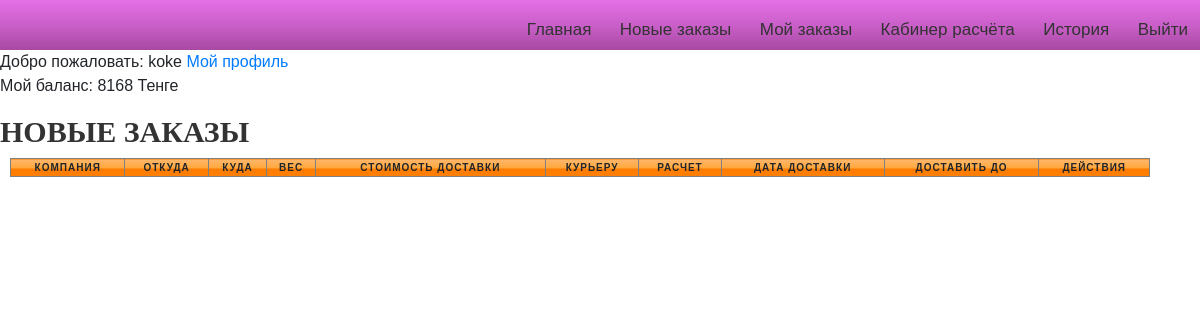
Before: /curiers/private_сurier2/ (signed in) with the older database file.
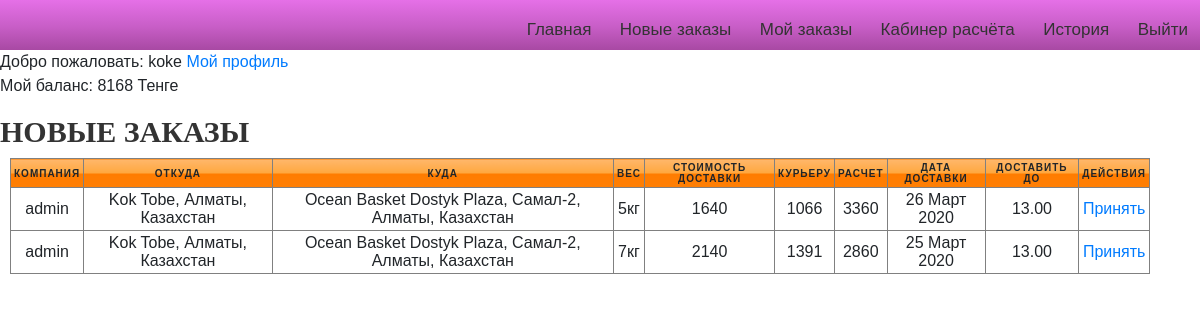
After: the same page with the newer database file.
### curier/models.py (models this page shows)
class Curier(models.Model):
	user = models.OneToOneField(settings.AUTH_USER_MODEL, on_delete=models.CASCADE,related_name="mycurier")
	first_name = models.CharField(max_length=255,default="")
	last_name = models.CharField(max_length=255, default="")
	photo =models.ImageField(upload_to='curiers/%y/%m/%d', blank=True)
	experience=models.IntegerField(blank=True, null=True)
	phone = models.IntegerField(null=False, blank=False)
	is_available=models.BooleanField(default=False)
	balance = models.DecimalField(decimal_places=0,max_digits=1000,default=0)

### Lallog/models.py (models this page shows)
class TestOrder(models.Model):
	client=models.ForeignKey(settings.AUTH_USER_MODEL,on_delete=models.CASCADE)
	marshrut=models.CharField(max_length=200)
	ves=models.DecimalField(decimal_places=0,max_digits=1000,default=10)
	from_address=models.CharField(max_length=200)
	from_phone=models.CharField(max_length=200)
	from_comment=models.CharField(max_length=200)
	to=models.CharField(max_length=200)
	to_phone=models.CharField(max_length=200)
	to_date=models.CharField(max_length=200,default="")
	to_date_until=models.CharField(max_length=200)
	to_comment=models.CharField(max_length=200)
	distance=models.DecimalField(decimal_places=0,max_digits=1000,default=10)
	itog=models.DecimalField(decimal_places=0,max_digits=1000,default=10)
	curier = models.ForeignKey(Curier,on_delete=models.CASCADE,default=None,related_name="choiced_curier",blank=True,null=True)
	nal=models.DecimalField(decimal_places=0,max_digits=1000,default=0)
	raschet=models.DecimalField(decimal_places=0,max_digits=1000,default=0)
	status = models.CharField(max_length=200,default="Ожидание")
	curier_money = models.DecimalField(decimal_places=0,max_digits=1000,default=0)
	success = models.BooleanField(default=True)
	created_date = models.DateTimeField(default=timezone.now)
	__original_curier = None
	def __init__(self,*args,**kwargs):
		print("Object was created")
		super(TestOrder,self).__init__(*args,**kwargs)
		self.__origin_curier = self.curier

### curier/views.py (called while the page is built)
def private_сurier2(request):
	curier = request.user.mycurier
	today  = timezone.now()
	all_empty_orders = TestOrder.objects.all().filter(curier=None).order_by("-created_date")
	cxt={
	    'empty_orders':all_empty_orders
	}
	return render(request,"curiers/Moi_zakazy.html",context=cxt)

### curier/templates/curiers/Moi_zakazy.html (shortened to what this page needs)
 {%extends 'curiers/base_curier.html' %} {%load static%} {%block title%} Личный кабиент Курьера 2{%endblock%} {%block content%}
<a href="{% url 'edit'%}">Мой профиль</a>
<p>Мой баланс: {{request.user.mycurier.balance}} Тенге</p>
<h2>Новые заказы</h2>
<table border="1" id="table_empty">
    <thead>
        <tr >
            <th>Компания</th>
            <th>Откуда</th>
            <th>Куда</th>
            <th>Вес</th>
            <th>Стоимость доставки</th>
            <th>Курьеру</th>
             <th>Расчет</th>
            <th>Дата доставки</th>
            <th>Доставить до</th>
            <th>Действия</th>
        </tr>
    </thead>
    {%for i in empty_orders%}
    <tr>
        <td data-label="Компания">{{i.client}}</td>
        <td data-label="Откуда">{{i.from_address}}</td>
        <td data-label="Куда">{{i.to}}</td>
        <td data-label="Вес">{{i.ves}}кг</td>
        <td data-label="Доставка">{{i.itog}}</td>
        <td data-label="Курьеру">{{i.curier_money}}</td>
        <td data-label="Расчет">{{i.raschet}}</td>
        <td data-label="Дата">{{i.to_date}}</td>
        <td data-label="Ограничения">{{i.to_date_until}}</td>
        <td data-label="Действия" class="lol">
            <a href="{% url 'curier_select' id=i.pk %}">Принять</a>
        </td>
    </tr>
    {%endfor%}
</table>
{%endblock content%}

### curier/templates/curiers/base_curier.html (shortened to what this page needs)
{% load static %}
<html lang="en">
<head>
    <link rel="stylesheet" href="https://use.fontawesome.com/releases/v5.8.2/css/all.css">
    <link rel="stylesheet" href="https://stackpath.bootstrapcdn.com/bootstrap/4.3.1/css/bootstrap.min.css">
    <link href="{% static 'css/style.css' %}" rel="stylesheet" />
</head>
<body>
    <div class="menu">
        <div class="links">
            {%if user.is_authenticated%}
            <a class="menu-item" href="{% url 'Home' %}">Главная</a>
            <a class="menu-item" href="{% url 'private_сurier2' %}">Новые заказы</a>
            <a class="menu-item" href="{% url 'private_сurier' %}">Мой заказы</a>
            <a class="menu-item" href="{% url 'curier_rashet' day='all'%}">Кабинер расчёта</a>
            <a class="menu-item" href="{% url 'curier_history' %}">История</a>
            <a class="menu-item" href="{% url 'user_logout' %}">Выйти</a> {%else%}
            <a class="menu-item" href="{% url 'user_login' %}">Авторизация</a> {%endif%}
        </div>
    </div>
    {%if user.is_authenticated%} Добро пожаловать: {{ user.username}} {%endif%} {%block content%} {%endblock content%}
</body>
</html>

### Lallog/static/css/style.css (style rules this page uses)
* { padding: 0; margin: 0; }
div { box-sizing: border-box; }
#table_empty { width: 95%; margin-left: 10px; }
#table_empty th { background: #ffb76b; background: -moz-linear-gradient(top, #ffb76b 0%, #ffa73d 50%, #ff7c00 51%, #ff7f04 100%); background: -webkit-linear-gradient(top, #ffb76b 0%,#ffa73d 50%,#ff7c00 51%,#ff7f04 100%); background: linear-gradient(to bottom, #ffb76b 0%,#ffa73d 50%,#ff7c00 51%,#ff7f04 100%); filter: progid:DXImageTransform.Microsoft.gradient( startColorstr='#ffb76b', endColorstr='#ff7f04',GradientType=0 ); }
table { width: 100%; margin:0; padding:0; border-collapse: collapse; border-spacing: 0; }
table tr { padding: 3px; }
table th, table td { padding: 3px; text-align: center; }
table th { text-transform: uppercase; font-size: 10px; letter-spacing: 1px; }
body { font-family: sans-serif; }
.menu { text-align: right; background: #e570e7; background: -moz-linear-gradient(top, #e570e7 0%, #c85ec7 53%, #a849a3 100%); background: -webkit-linear-gradient(top, #e570e7 0%,#c85ec7 53%,#a849a3 100%); background: linear-gradient(to bottom, #e570e7 0%,#c85ec7 53%,#a849a3 100%); filter: progid:DXImageTransform.Microsoft.gradient( startColorstr='#e570e7', endColorstr='#a849a3',GradientType=0 ); height: 50px; }
.menu-item { display: inline-block; color:#333; font-size: 17px; line-height: 30px; padding: 15px 12px; text-decoration: none; }
h2 { color: #333333; font-family: "Open+Sans"; font-size: 30px; font-weight: 700; text-transform: uppercase; margin-top: 10px; }

Changed rows visible on the page:
added TestOrder: client "admin", from_address "Kok Tobe, Алматы, Казахстан", to "Ocean Basket Dostyk Plaza, Самал-2, Алматы, Казахстан", ves "5", itog "1640", curier_money "1066", raschet "3360", to_date "26 Март 2020", to_date_until "13.00"
added TestOrder: client "admin", from_address "Kok Tobe, Алматы, Казахстан", to "Ocean Basket Dostyk Plaza, Самал-2, Алматы, Казахстан", ves "7", itog "2140", curier_money "1391", raschet "2860", to_date "25 Март 2020", to_date_until "13.00"
